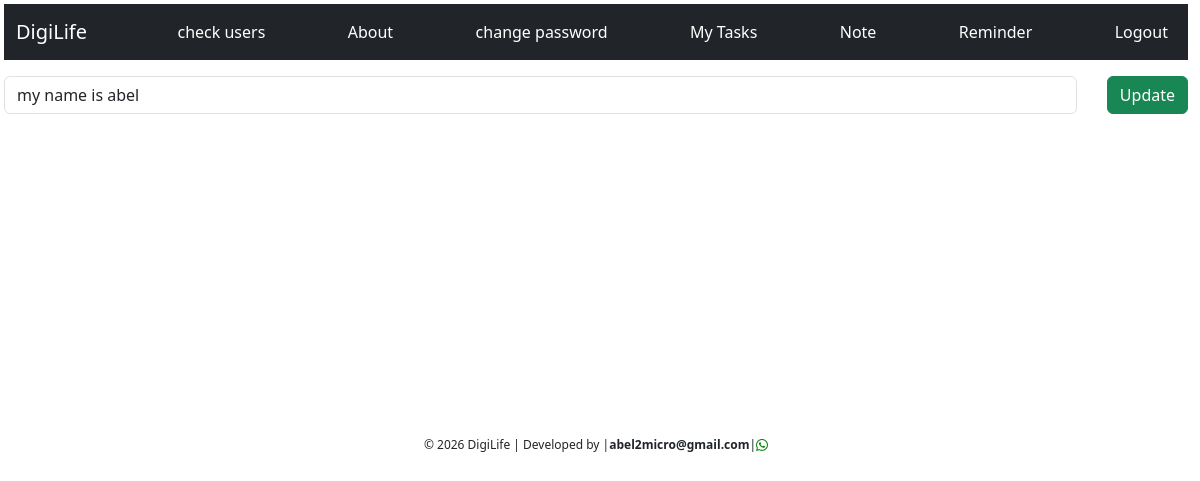
Before: /edit_task/1 (signed in) with the older database file.
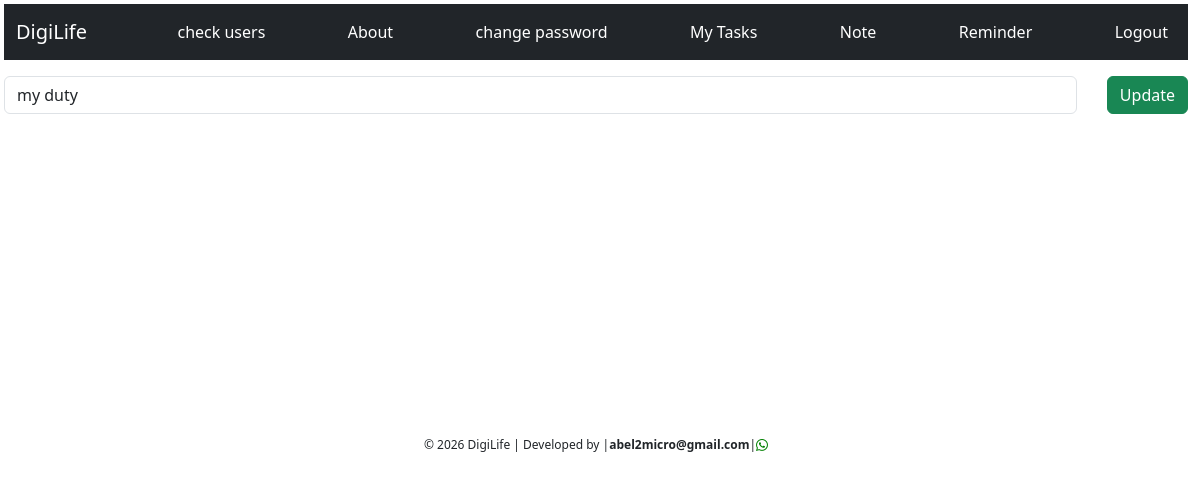
After: the same page with the newer database file.
### models.py (models this page shows)
class Task(db.Model):
    id = db.Column(db.Integer, primary_key=True)
    task_name = db.Column(db.String(300), nullable=False)
    task_date = db.Column(db.DateTime, default=datetime.now)
    user_id = db.Column(db.ForeignKey('user.id')) #means this table refers to another another table(User)
    percentage_done=db.Column(db.Integer, default=0)
    note = db.relationship('Note', backref='note') #means the table is referenced somewhere(Note)

### app.py (the view, shortened to what this page needs)
@app.route('/edit_task/<int:id>', methods=['GET', 'POST'])
def edit_task(id):
    task = Task.query.get_or_404(id)
    return render_template('edit_task.html', task=task)

### app.py (called while the page is built)
@login_manager.user_loader
def load_user(user_id):
    return User.query.get(int(user_id))

### templates/edit_task.html
{%extends 'base.html'%}
{%block content%}
<form class="d-flex mt-3" action="/edit_task/{{task.id}}" method="POST">
    <input class="form-control" type="text" name="task_name" value="{{task.task_name}}" placeholder="enter task name">
    <button class="btn btn-success btn-success">Update</button>
</form>
{%endblock%}

Changed rows visible on the page:
changed Task: task_name "my name is abel" → "my duty"
